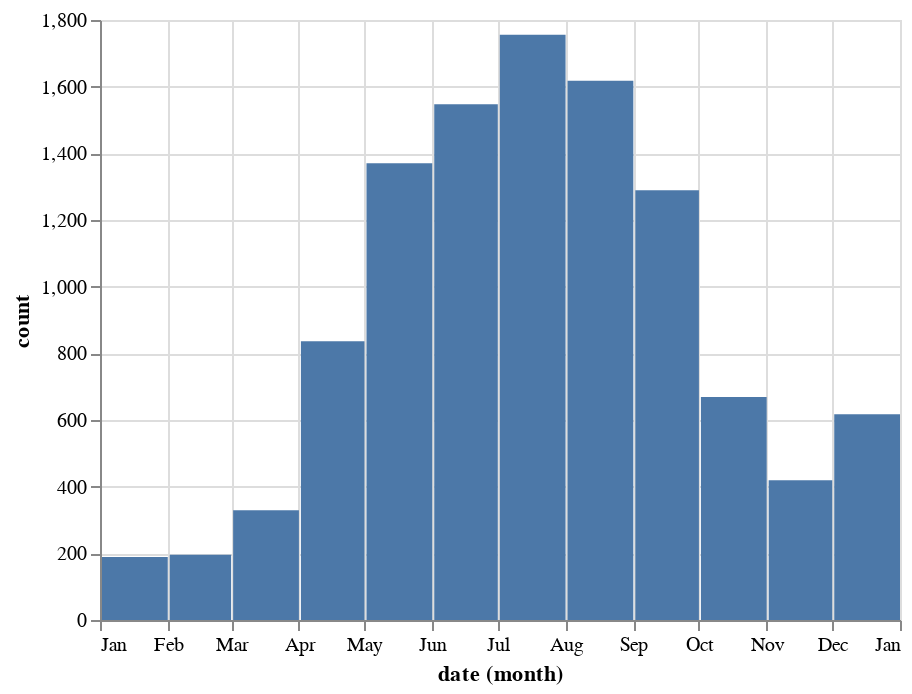

Notebook code for this chart:
### Markdown cell above
### Unique taxa observed per month
![taxa_by_month.png](attachment:884fc13d-ab11-4598-afc2-51cd26bc3ac1.png)

### Code cell
taxa_by_month = get_monthly_counts(get_observation_species_counts, 'Taxa')
alt.Chart(taxa_by_month).mark_bar().encode(x='month(date):T', y='count:Q')

### Figure 1 — Vega-Lite specification as saved in the notebook (floating-point values rounded to 4 significant figures)
{"config": {"view": {"continuousWidth": 400, "continuousHeight": 300}}, "data": {"name": "data-9faa4d0ea1b4c535a6a7a7c03d9a0e14"}, "mark": "bar", "encoding": {"x": {"type": "temporal", "field": "date", "timeUnit": "month"}, "y": {"type": "quantitative", "field": "count"}}, "$schema": "https://vega.github.io/schema/vega-lite/v4.8.1.json", "datasets": {"data-9faa4d0ea1b4c535a6a7a7c03d9a0e14": [{"metric": "Taxa", "date": "2020-01-01T00:00:00", "count": 189}, {"metric": "Taxa", "date": "2020-02-01T00:00:00", "count": 196}, {"metric": "Taxa", "date": "2020-03-01T00:00:00", "count": 329}, {"metric": "Taxa", "date": "2020-04-01T00:00:00", "count": 836}, {"metric": "Taxa", "date": "2020-05-01T00:00:00", "count": 1370}, {"metric": "Taxa", "date": "2020-06-01T00:00:00", "count": 1547}, {"metric": "Taxa", "date": "2020-07-01T00:00:00", "count": 1756}, {"metric": "Taxa", "date": "2020-08-01T00:00:00", "count": 1618}, {"metric": "Taxa", "date": "2020-09-01T00:00:00", "count": 1289}, {"metric": "Taxa", "date": "2020-10-01T00:00:00", "count": 669}, {"metric": "Taxa", "date": "2020-11-01T00:00:00", "count": 419}, {"metric": "Taxa", "date": "2020-12-01T00:00:00", "count": 617}]}}
